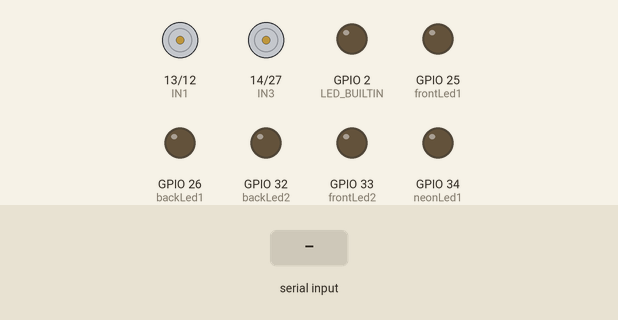
This sketch was run on a simulated ESP32. Parts: motor-driver pin pairs drawn as motors (green arrow = first pin HIGH = forward, orange = second pin HIGH = backward, longer = more drive), output pins drawn as LEDs (lit = HIGH). The test bench sets the inputs (shaded band). Nothing arrives over Bluetooth unless stated; what the sketch prints to the serial monitor is not drawn.

Above: at 1.2 s.
1.3 s: "F" received over the second serial link
At 2.5 s:
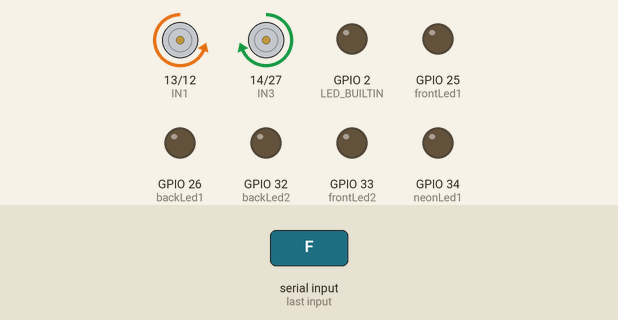
2.8 s: "B" received over the second serial link
At 3.8 s:
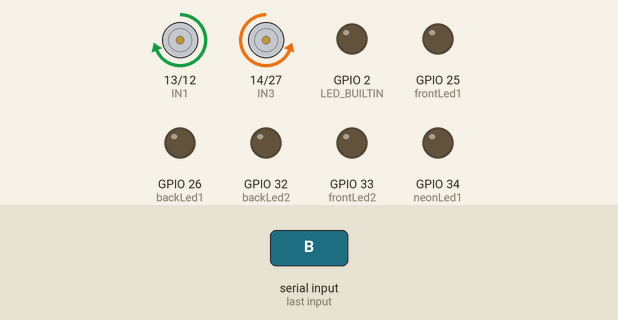
4.3 s: "R" received over the second serial link
At 4.9 s:
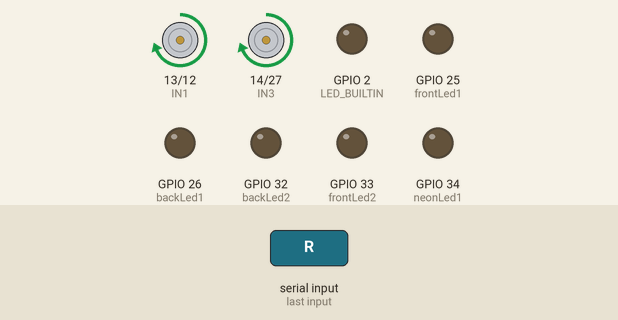
5.8 s: "L" received over the second serial link
At 6.1 s:
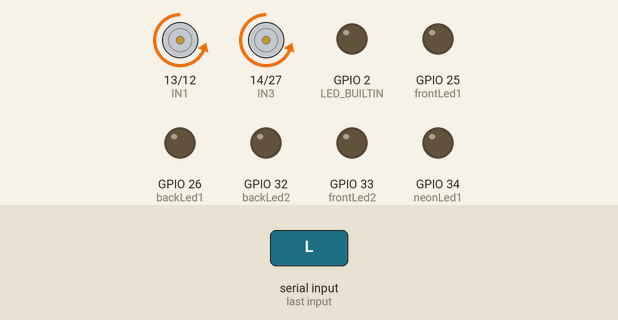
Timing chart, 0 to 8.3 s (numbered marks = the images above; inputs shaded):
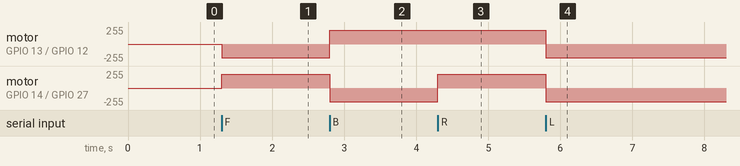

The sketch:

carro_controle_remoto.ino
```cpp
#include "BluetoothSerial.h"

#if !defined(CONFIG_BT_ENABLED) || !defined(CONFIG_BLUEDROID_ENABLED)
#error Bluetooth is not enabled! Please run `make menuconfig` to and enable it
#endif

BluetoothSerial SerialBT;

// Pinos da placa
int IN1 = 13;
int IN2 = 12;
int IN3 = 14;
int IN4 = 27;

int frontLed1 = 25;
int frontLed2 = 33;
int backLed1 = 26;
int backLed2 = 32;
int neonLed1 = 34;

bool laternsLedsOn = false;
bool neonLedsOn = false;

// Configurações PWM
const int frequency = 30000;
const int pwmChannel1 = 0;
const int pwmChannel2 = 1;
const int pwmChannel3 = 2;
const int pwmChannel4 = 3;
const int resolution = 8;
int originalDutyCycle = 210;
int dutyCycle = originalDutyCycle;

void setup() {
  Serial.begin(115200);
  SerialBT.begin("RedeESP32");
  Serial.println("The device started, now you can pair it with bluetooth!");

  pinMode(LED_BUILTIN, OUTPUT);
  pinMode(IN1, OUTPUT);
  pinMode(IN2, OUTPUT);
  pinMode(IN3, OUTPUT);
  pinMode(IN4, OUTPUT);

  pinMode(frontLed1, OUTPUT);
  pinMode(frontLed2, OUTPUT);
  pinMode(backLed1, OUTPUT);
  pinMode(backLed2, OUTPUT);
  pinMode(neonLed1, OUTPUT);

  ledcSetup(pwmChannel1, frequency, resolution);
  ledcSetup(pwmChannel2, frequency, resolution);
  ledcSetup(pwmChannel3, frequency, resolution);
  ledcSetup(pwmChannel4, frequency, resolution);

  ledcAttachPin(IN1, pwmChannel1);
  ledcAttachPin(IN2, pwmChannel2);
  ledcAttachPin(IN3, pwmChannel3);
  ledcAttachPin(IN4, pwmChannel4);

  digitalWrite(frontLed1, LOW);
  digitalWrite(frontLed2, LOW);
  digitalWrite(backLed1, LOW);
  digitalWrite(backLed2, LOW);
  digitalWrite(neonLed1, LOW);

}

void loop() {
  if(Serial.available()) {
    SerialBT.write(Serial.read());
  }

  if(SerialBT.available()) {
    char recebido = SerialBT.read();
    Serial.write(recebido);

    if(laternsLedsOn){
      digitalWrite(frontLed1, HIGH);
      digitalWrite(frontLed2, HIGH);
      digitalWrite(backLed1, HIGH);
      digitalWrite(backLed2, HIGH);
    }

    if(!laternsLedsOn){
      digitalWrite(frontLed1, LOW);
      digitalWrite(frontLed2, LOW);
      digitalWrite(backLed1, LOW);
      digitalWrite(backLed2, LOW);
    }

    if(neonLedsOn){
      digitalWrite(neonLed1, HIGH);
    }

    if(!neonLedsOn){
      digitalWrite(neonLed1, LOW);
    }

    // Liga as luzes dianteiras
    if(recebido == 'W'){
      laternsLedsOn = true;
    }

    // Desliga as luzes dianteiras
    if(recebido == 'w'){
      laternsLedsOn = false;
    }

    // Liga as luzes traseiras
    if(recebido == 'U'){
      neonLedsOn = true;
    }

    // Desliga as luzes traseiras
    if(recebido == 'u'){
      neonLedsOn = false;
    }

    // Parado
    if(recebido == 'S'){
      ledcWrite(pwmChannel1, 0);
      ledcWrite(pwmChannel2, 0);
      ledcWrite(pwmChannel3, 0);
      ledcWrite(pwmChannel4, 0);
    }

    // Para frente
    if(recebido == 'F'){
      ledcWrite(pwmChannel1, 0);
      ledcWrite(pwmChannel2, dutyCycle);
      ledcWrite(pwmChannel3, dutyCycle);
      ledcWrite(pwmChannel4, 0);
    }

    // Para traz
    if(recebido == 'B'){
      ledcWrite(pwmChannel1, dutyCycle);
      ledcWrite(pwmChannel2, 0);
      ledcWrite(pwmChannel3, 0);
      ledcWrite(pwmChannel4, dutyCycle);
    }

    // Para direita total
    if(recebido == 'R'){
      ledcWrite(pwmChannel1, dutyCycle);
      ledcWrite(pwmChannel2, 0);
      ledcWrite(pwmChannel3, dutyCycle);
      ledcWrite(pwmChannel4, 0);
    }

    // Para esquerda total
    if(recebido == 'L'){
      ledcWrite(pwmChannel1, 0);
      ledcWrite(pwmChannel2, dutyCycle);
      ledcWrite(pwmChannel3, 0);
      ledcWrite(pwmChannel4, dutyCycle);
    }

    // Diagonal esquerda frente
    if(recebido == 'G'){
      ledcWrite(pwmChannel1, 0);
      ledcWrite(pwmChannel2, dutyCycle);
      ledcWrite(pwmChannel3, (dutyCycle-10));
      ledcWrite(pwmChannel4, 0);
    }

    // Diagonal direita frente
    if(recebido == 'I'){
      ledcWrite(pwmChannel1, 0);
      ledcWrite(pwmChannel2, (dutyCycle-10));
      ledcWrite(pwmChannel3, dutyCycle);
      ledcWrite(pwmChannel4, 0);
    }

    // Diagonal esquerda traz
    if(recebido == 'H'){
      ledcWrite(pwmChannel1, dutyCycle);
      ledcWrite(pwmChannel2, 0);
      ledcWrite(pwmChannel3, 0);
      ledcWrite(pwmChannel4, (dutyCycle-10));
    }

    // Diagonal direita traz
    if(recebido == 'J'){
      ledcWrite(pwmChannel1, (dutyCycle-10));
      ledcWrite(pwmChannel2, 0);
      ledcWrite(pwmChannel3, 0);
      ledcWrite(pwmChannel4, dutyCycle);
    }

    if(recebido == '0') {
      dutyCycle = originalDutyCycle;
    }

    if(recebido == '4') {
      dutyCycle = (originalDutyCycle+10);
    }

    if(recebido == '8') {
      dutyCycle = (originalDutyCycle+30);
    }

    if(recebido == 'q') {
      dutyCycle = (originalDutyCycle+45);
    }
  }
}
```

Measured:
- after the input at 1.3 s, motor on GPIO 13 (IN1) / GPIO 12 (IN2): stopped → backward 209/255 at once; motor on GPIO 14 (IN3) / GPIO 27 (IN4): stopped → forward 209/255 at once
- after the input at 2.8 s, motor on GPIO 13 (IN1) / GPIO 12 (IN2): backward 209/255 → forward 209/255 at once; motor on GPIO 14 (IN3) / GPIO 27 (IN4): forward 209/255 → backward 209/255 at once
- after the input at 4.3 s, motor on GPIO 14 (IN3) / GPIO 27 (IN4): backward 209/255 → forward 209/255 at once
- after the input at 5.8 s, motor on GPIO 13 (IN1) / GPIO 12 (IN2), motor on GPIO 14 (IN3) / GPIO 27 (IN4): forward 209/255 → backward 209/255 at once
